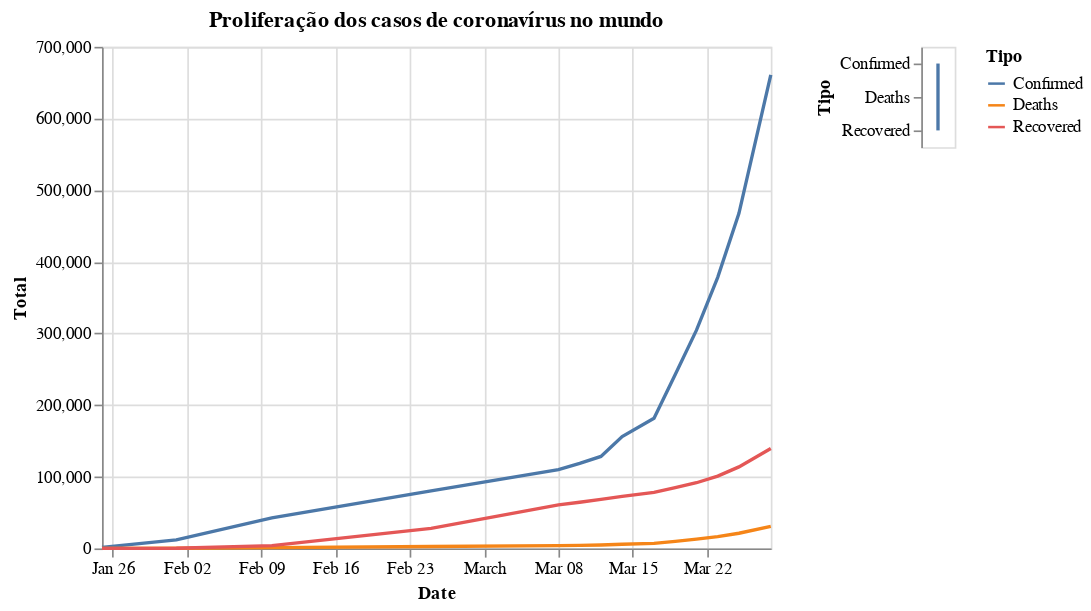

Write notebook code for a chart like this one.
### Markdown cell above
1.3 - Plotando gráfico

### Code cell
selecao = alt.selection_multi(fields=["Tipo"], bind="legend")

pontos = alt.Chart(dados_plotar_evolucao_covid_19, title="Proliferação dos casos de coronavírus no mundo").mark_line().encode(
    x = "Date:T",
    y = "Total:Q",
    color = "Tipo:N",
).add_selection(
    selecao
).transform_filter(
    selecao
)

legenda = alt.Chart(dados_plotar_evolucao_covid_19).mark_line().encode(
    y = "Tipo:N",
).add_selection(
    selecao
)

pontos | legenda

### Figure 1 — Vega-Lite specification as saved in the notebook (floating-point values rounded to 4 significant figures)
{"config": {"view": {"continuousWidth": 400, "continuousHeight": 300}}, "hconcat": [{"mark": "line", "encoding": {"color": {"type": "nominal", "field": "Tipo"}, "x": {"type": "temporal", "field": "Date"}, "y": {"type": "quantitative", "field": "Total"}}, "selection": {"selector302": {"type": "multi", "fields": ["Tipo"], "bind": "legend"}}, "title": "Proliferação dos casos de coronavírus no mundo", "transform": [{"filter": {"selection": "selector302"}}]}, {"mark": "line", "encoding": {"y": {"type": "nominal", "field": "Tipo"}}, "selection": {"selector302": {"type": "multi", "fields": ["Tipo"], "bind": "legend"}}}], "data": {"name": "data-1553a1b17b04983ceb9a3b5f237bf6db"}, "$schema": "https://vega.github.io/schema/vega-lite/v4.0.2.json", "datasets": {"data-1553a1b17b04983ceb9a3b5f237bf6db": [{"Tipo": "Confirmed", "Total": 1438.0, "Date": "Jan 25 2020"}, {"Tipo": "Confirmed", "Total": 12040.0, "Date": "Feb 01 2020"}, {"Tipo": "Confirmed", "Total": 42760.0, "Date": "Feb 10 2020"}, {"Tipo": "Confirmed", "Total": 80420.0, "Date": "Feb 25 2020"}, {"Tipo": "Confirmed", "Total": 109800.0, "Date": "Mar 08 2020"}, {"Tipo": "Confirmed", "Total": 118600.0, "Date": "Mar 10 2020"}, {"Tipo": "Confirmed", "Total": 128300.0, "Date": "Mar 12 2020"}, {"Tipo": "Confirmed", "Total": 156100.0, "Date": "Mar 14 2020"}, {"Tipo": "Confirmed", "Total": 181500.0, "Date": "Mar 17 2020"}, {"Tipo": "Confirmed", "Total": 242700.0, "Date": "Mar 19 2020"}, {"Tipo": "Confirmed", "Total": 304500.0, "Date": "Mar 21 2020"}, {"Tipo": "Confirmed", "Total": 378300.0, "Date": "Mar 23 2020"}, {"Tipo": "Confirmed", "Total": 467600.0, "Date": "Mar 25 2020"}, {"Tipo": "Confirmed", "Total": 660700.0, "Date": "Mar 28 2020"}, {"Tipo": "Deaths", "Total": 42.0, "Date": "Jan 25 2020"}, {"Tipo": "Deaths", "Total": 259.0, "Date": "Feb 01 2020"}, {"Tipo": "Deaths", "Total": 1013.0, "Date": "Feb 10 2020"}, {"Tipo": "Deaths", "Total": 2708.0, "Date": "Feb 25 2020"}, {"Tipo": "Deaths", "Total": 3803.0, "Date": "Mar 08 2020"}, {"Tipo": "Deaths", "Total": 4262.0, "Date": "Mar 10 2020"}, {"Tipo": "Deaths", "Total": 4720.0, "Date": "Mar 12 2020"}, {"Tipo": "Deaths", "Total": 5819.0, "Date": "Mar 14 2020"}, {"Tipo": "Deaths", "Total": 7126.0, "Date": "Mar 17 2020"}, {"Tipo": "Deaths", "Total": 9867.0, "Date": "Mar 19 2020"}, {"Tipo": "Deaths", "Total": 12970.0, "Date": "Mar 21 2020"}, {"Tipo": "Deaths", "Total": 16500.0, "Date": "Mar 23 2020"}, {"Tipo": "Deaths", "Total": 21180.0, "Date": "Mar 25 2020"}, {"Tipo": "Deaths", "Total": 30650.0, "Date": "Mar 28 2020"}, {"Tipo": "Recovered", "Total": 39.0, "Date": "Jan 25 2020"}, {"Tipo": "Recovered", "Total": 284.0, "Date": "Feb 01 2020"}, {"Tipo": "Recovered", "Total": 3946.0, "Date": "Feb 10 2020"}, {"Tipo": "Recovered", "Total": 27900.0, "Date": "Feb 25 2020"}, {"Tipo": "Recovered", "Total": 60700.0, "Date": "Mar 08 2020"}, {"Tipo": "Recovered", "Total": 64400.0, "Date": "Mar 10 2020"}, {"Tipo": "Recovered", "Total": 68320.0, "Date": "Mar 12 2020"}, {"Tipo": "Recovered", "Total": 72620.0, "Date": "Mar 14 2020"}, {"Tipo": "Recovered", "Total": 78090.0, "Date": "Mar 17 2020"}, {"Tipo": "Recovered", "Total": 84960.0, "Date": "Mar 19 2020"}, {"Tipo": "Recovered", "Total": 91680.0, "Date": "Mar 21 2020"}, {"Tipo": "Recovered", "Total": 101000.0, "Date": "Mar 23 2020"}, {"Tipo": "Recovered", "Total": 113800.0, "Date": "Mar 25 2020"}, {"Tipo": "Recovered", "Total": 139400.0, "Date": "Mar 28 2020"}]}}
